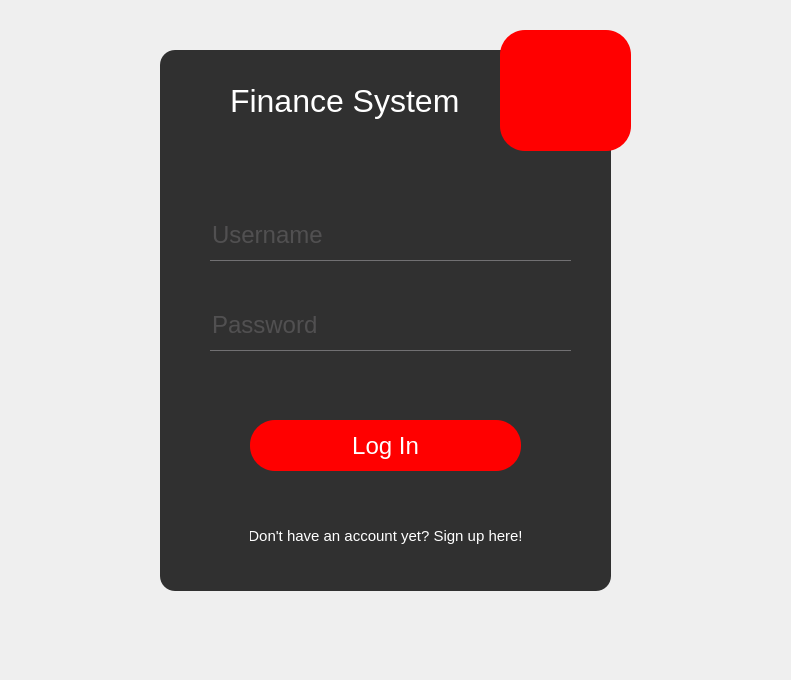
<?xml version="1.0" encoding="UTF-8"?>
<ui version="4.0">
 <class>login</class>
 <widget class="QWidget" name="login">
  <property name="geometry">
   <rect>
    <x>0</x>
    <y>0</y>
    <width>791</width>
    <height>680</height>
   </rect>
  </property>
  <property name="minimumSize">
   <size>
    <width>791</width>
    <height>680</height>
   </size>
  </property>
  <property name="maximumSize">
   <size>
    <width>791</width>
    <height>680</height>
   </size>
  </property>
  <property name="windowTitle">
   <string>login</string>
  </property>
  <property name="styleSheet">
   <string notr="true">* {
	font-family: arial;
	font-size: 24px;
}

#loginLabel {
	font-size: 32px;
	color: white;
}

#centralwidget {
	background: url(:/nowyPrzedrostek/mountains.jpg);
}

#loginFrame {
	background: rgba(0,0,0,0.8);
	border-radius: 15px;
}

QPushButton {
	color :white;
	background: red;
	border-radius: 25px;
}

QPushButton:hover {
	background: green;
	color: red;
}

QToolButton {
	background: red;
	border-radius: 25px;
}

QLineEdit {
	background: transparent;
	border: none;
	color: #717072;
	border-bottom: 1px solid #717072;
}

#pushButton_register {
		background: #b30000;
}</string>
  </property>
  <widget class="QStackedWidget" name="centralstackedWidget">
   <property name="geometry">
    <rect>
     <x>0</x>
     <y>-10</y>
     <width>791</width>
     <height>701</height>
    </rect>
   </property>
   <property name="styleSheet">
    <string notr="true">#loginLabel {
	font-size: 32px;
	color: white;
}

#centralstackedWidget {
	background: url(:/nowyPrzedrostek/mountains.jpg);
}

#loginFrame {
	background: rgba(0,0,0,0.8);
	border-radius: 15px;
}

QPushButton {
	color :white;
	background: red;
	border-radius: 25px;
}

QPushButton:hover {
	background: white;
	color: red;
}

QToolButton {
	background: red;
	border-radius: 25px;
}

QLineEdit {
	background: transparent;
	border: none;
	color: #717072;
	border-bottom: 1px solid #717072;
}

#pushButton_register {
	background: none;
	font-size: 15px;
}
</string>
   </property>
   <widget class="QWidget" name="page1">
    <widget class="QFrame" name="loginFrame">
     <property name="geometry">
      <rect>
       <x>160</x>
       <y>60</y>
       <width>451</width>
       <height>541</height>
      </rect>
     </property>
     <property name="frameShape">
      <enum>QFrame::StyledPanel</enum>
     </property>
     <property name="frameShadow">
      <enum>QFrame::Raised</enum>
     </property>
     <widget class="QLabel" name="loginLabel">
      <property name="geometry">
       <rect>
        <x>70</x>
        <y>20</y>
        <width>231</width>
        <height>61</height>
       </rect>
      </property>
      <property name="text">
       <string>Finance System</string>
      </property>
     </widget>
     <widget class="QPushButton" name="pushButton_login">
      <property name="geometry">
       <rect>
        <x>90</x>
        <y>370</y>
        <width>271</width>
        <height>51</height>
       </rect>
      </property>
      <property name="text">
       <string>Log In</string>
      </property>
     </widget>
     <widget class="QLineEdit" name="lineEdit_user">
      <property name="geometry">
       <rect>
        <x>50</x>
        <y>160</y>
        <width>361</width>
        <height>51</height>
       </rect>
      </property>
      <property name="inputMask">
       <string/>
      </property>
      <property name="text">
       <string/>
      </property>
      <property name="placeholderText">
       <string>Username</string>
      </property>
     </widget>
     <widget class="QLineEdit" name="lineEdit_password">
      <property name="geometry">
       <rect>
        <x>50</x>
        <y>250</y>
        <width>361</width>
        <height>51</height>
       </rect>
      </property>
      <property name="inputMask">
       <string/>
      </property>
      <property name="text">
       <string/>
      </property>
      <property name="echoMode">
       <enum>QLineEdit::Password</enum>
      </property>
      <property name="placeholderText">
       <string>Password</string>
      </property>
     </widget>
     <widget class="QPushButton" name="pushButton_register">
      <property name="enabled">
       <bool>true</bool>
      </property>
      <property name="geometry">
       <rect>
        <x>90</x>
        <y>460</y>
        <width>271</width>
        <height>51</height>
       </rect>
      </property>
      <property name="text">
       <string>Don't have an account yet? Sign up here!</string>
      </property>
     </widget>
    </widget>
    <widget class="QToolButton" name="toolButton">
     <property name="geometry">
      <rect>
       <x>500</x>
       <y>40</y>
       <width>131</width>
       <height>121</height>
      </rect>
     </property>
     <property name="styleSheet">
      <string notr="true">image: url(:/new/prefix1/nowyPrzedrostek/user.png);</string>
     </property>
     <property name="text">
      <string/>
     </property>
     <property name="icon">
      <iconset>
       <normaloff>nowyPrzedrostek/user.png</normaloff>nowyPrzedrostek/user.png</iconset>
     </property>
     <property name="iconSize">
      <size>
       <width>64</width>
       <height>64</height>
      </size>
     </property>
    </widget>
   </widget>
  </widget>
 </widget>
 <resources/>
 <connections/>
</ui>
